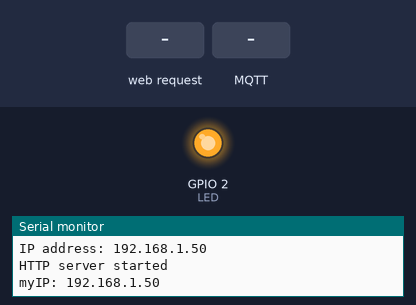
Bench run of a sketch on a simulated ESP8266 (NodeMCU). Shown: output pins drawn as LEDs (lit = HIGH), the last lines printed to the serial monitor. The inputs (shaded band) are chosen by the test bench. WiFi joins after 1.5 s; servers stay silent unless stated; no MQTT or app messages arrive unless stated.

Above: at 2.7 s.
2.8 s: HTTP request GET /ledOff received
At 3.8 s:
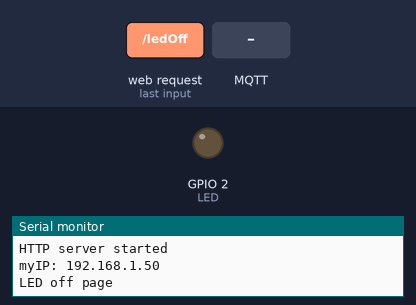
4.3 s: MQTT message "ledOn" arrives on the first subscribed topic
At 5.2 s:
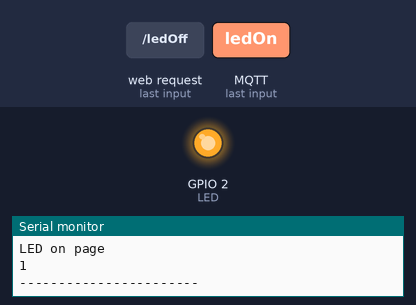
7.3 s: MQTT message "ledOff" arrives on the first subscribed topic
At 8.5 s:
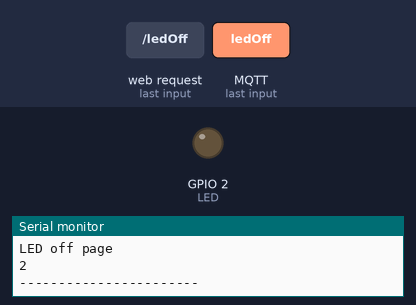
8.8 s: HTTP request GET /ledOn received
At 9.6 s:
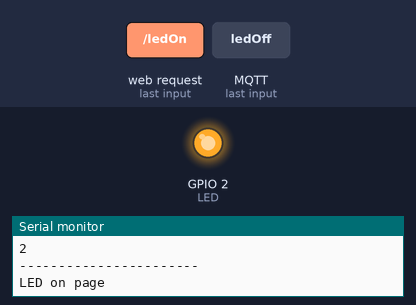
Timing chart, 0 to 11.8 s (numbered marks = the images above; inputs shaded):
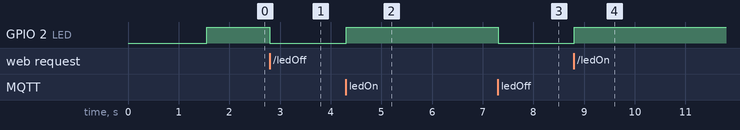

The sketch:

mqttWebserver.ino
```cpp
#include <ESP8266WiFi.h>
#include <PubSubClient.h>
#include <WiFiClient.h>
#include <WiFiClientSecure.h>
#include <ESP8266WebServer.h>
//
//const char* ssid = "Tesla IoT";
//const char* password = "fsL6HgjN";

const char* ssid = "ZyXEL NBG-418N v2";
const char* password = "XJKUN47796";

const char* mqttServer = "m13.cloudmqtt.com";
//const int mqttPort = 16110;//standard mqtt port SSL = 26110 en websockets port(TLS only) = 36110
const int mqttPort = 26110;
const char* mqttUser = "umoogjgo";
const char* mqttPassword = "OamdgsvzmmOu";
//const char* fingerprint = "06 21 0c a8 11 8d 20 6a 86 79 e9 9f 93 53 c5 41 df 36 2f cf";
bool ledBool = false;
bool ldrBool = false;
int analogValue = 0;
int sensorMin = 1023;        // minimum sensor value
int sensorMax = 0;           // maximum sensor value
String myIP;

//WiFiClient espClient;
WiFiClientSecure espClient;
PubSubClient client(espClient);

String stringOne;

//---------------------------------------------------------------
//Our HTML webpage contents in program memory
const char MAIN_page[] PROGMEM = R"=====(
<!DOCTYPE html>
<html>
<body>
<center>
<h1>WiFi LED on off Buttons </h1><br> //led ON & OFF buttons html
Click to turn <a href="ledOff">LED OFF</a><br>
Click to turn <a href="ledOn">LED ON</a><br>
<hr>

<h2>LDR  on off Buttons </h2><br>  //LDR ON & OFF buttons html
Click to turn <a href="ldrOff">LDR OFF</a><br>
Click to turn <a href="ldrOn">LDR ON</a><br>
<hr>
</center>

</body>
</html>
)=====";
//---------------------------------------------------------------

#define LED 2  //D4 --> LED/relay/lamp
#define LDRPin A0 // analoog pin A0 LDR

//Globale object van esp8266webserver klas maken
ESP8266WebServer server(80); //Server on port 80

// handleRoot wordt gebruikt wanneer je de IP invoert in een browser

void handleRoot() {
 Serial.println("You called root page");
 String s = MAIN_page; //HTML inhoud lezen
 server.send(200, "text/html", s); //Webpage sturen
}

void handleLEDon() {
 Serial.println("LED on page");
 digitalWrite(LED,HIGH);
 server.send(200, "text/html", "LED is ON");
}

void handleLEDoff() {
 Serial.println("LED off page");
 digitalWrite(LED,LOW); //LED off
 server.send(200, "text/html", "LED is OFF");
}

void handleLDRon(){ //LDR ON methode
 Serial.println("LDR on page");
 bool ldrBool = true;
 server.send(200, "text/html", "LDR is ON");
}

void handleLDRoff(){ //LDROff functie
 Serial.println("LDR on page");
 bool ldrBool = false;
 server.send(200, "text/html", "LDR is OFF");
 digitalWrite(LED,LOW); //LED off
}

void callback(char* topic, byte* payload, unsigned int length) {
  String a;
  myIP = WiFi.localIP().toString(); //lokale ip addres in String converten en die vervolgens in myIP zetten
  Serial.println("myIP: " + myIP);
  char __myIP[sizeof(myIP)+3]; // +3 voor de 3 puntjes in IP adres (voorbeeld 145.24.238.62), maar telt voor WiFi.localIP niet.
  myIP.toCharArray(__myIP,sizeof(__myIP));
  Serial.print("Message arrived in topic: ");
  Serial.println(topic);

  Serial.print("Message:");
  for (int i = 0; i < length; i++) {
    Serial.print((char)payload[i]);
    a = String(a + (char)payload[i]);

     if(a == "ledOn"){
    Serial.println ("Lamp is aan");
    handleLEDon();
    Serial.println(1);
   }
  if( a == "ledOff"){
    Serial.println("-----------------------");
    Serial.println("lamp is uit");
    handleLEDoff();
    Serial.println(2);
    }
   if(a == "ldrOn"){
    Serial.println("-----------------------");
    Serial.println ("LDR is nu in gebruik");
    ldrBool = true;
   }
  if(a == "ldrOff"){
    Serial.println ("LDR is niet in gebruik");
    ldrBool = false;
    }
  if(a == __myIP){
    Serial.println("Hello from the other side");
    client.publish("connection",__myIP);
    if(ledBool == true){
      client.publish("server/on","On");
    }
    else{
      client.publish("server/on","Off");
    }
  }
  if(a == "LDR"){
    if(ldrBool == true){
      ldrBool = false;
    }
    else ldrBool = true;
    }
  }
  Serial.println();
  Serial.println("-----------------------");
 }

 void loopDaLDR(){
  analogValue = analogRead(LDRPin); // waarde uitlezen van LDR en die vervolgens gelijk stellen aan analogvalue. analogvalue heeft nu de waarde van ldr
  analogValue = map(analogValue, sensorMin, sensorMax, 0, 255);
  analogValue = constrain(analogValue, 0, 255);
  Serial.println("LDR active");
  Serial.println(analogValue);
  delay(500);
  if (analogValue >= 200){
    digitalWrite(LED,HIGH);
    delay(1000);
  }
  else if (analogValue <= 75){
    digitalWrite(LED,LOW);
    delay(1000);
   }
}

void setup() {
  stringOne= String ("ledOn");
  Serial.begin(115200);

  WiFi.begin(ssid, password);

  while (WiFi.status() != WL_CONNECTED) {
    delay(500);
    Serial.println("Connecting to WiFi..");
  }
  Serial.println("Connected to the WiFi network");

  client.setServer(mqttServer, mqttPort);
  client.setCallback(callback);

  while (!client.connected()) {
    Serial.println("Connecting to MQTT...");

    if (client.connect("ESP8266Client", mqttUser, mqttPassword )) {

      Serial.println("connected");

    } else {

      Serial.print("failed with state ");
      Serial.print(client.state());
      delay(2000);

    }


  //Onboard LED port Direction output
  pinMode(LED,OUTPUT);
  //Power on LED state off
  digitalWrite(LED,HIGH);

  // Wait for connection
  while (WiFi.status() != WL_CONNECTED) {
    delay(500);
    Serial.print(".");
  }

  //Dit wordt uitgeprint als WiFi verbonden wordt
  Serial.println("");
  Serial.print("Connected to ");
  Serial.println(ssid);
  Serial.print("IP address: ");
  Serial.println(WiFi.localIP());  //IP address van ESP

  server.on("/", handleRoot);      //Which routine to handle at root location. This is display page
  server.on("/ledOn", handleLEDon); //as Per  <a href="ledOn">, Subroutine to be called
  server.on("/ledOff", handleLEDoff);
  server.begin();                  //Start server
  Serial.println("HTTP server started");

  }
  myIP = WiFi.localIP().toString(); //lokale ip addres in String converten en die vervolgens in myIP zetten
  Serial.println("myIP: " + myIP);
  char __myIP[sizeof(myIP)+3]; // +3 voor de 3 puntjes in IP adres (voorbeeld 145.24.238.62), maar telt voor WiFi.localIP niet.
  myIP.toCharArray(__myIP,sizeof(__myIP));

  client.publish("esp/test", "Hello from ESP8266"); //stuur een message naar topic esp/test
  client.subscribe("esp/test"); //luister naar binnen komende berichten van topic esp/test
  client.subscribe("esp/connected"); // luisteren naar esp/connected
  client.subscribe("esp/on");
  client.subscribe(__myIP); //subscribe naar eigen ip
  client.publish("connection",__myIP);// publish IP naar topic connection ( die is verbonden met de server)
  client.publish("addDatabaseName","light");
  client.publish("addDatabaseIP",__myIP);
}


void loop() {
  client.loop();
   server.handleClient();          //Handle client requests
   if (ldrBool == true){
    loopDaLDR();
    }
}
```

Measured:
- after the input at 2.8 s, GPIO 2 (LED): HIGH → LOW at once
- after the input at 4.3 s, GPIO 2 (LED): LOW → HIGH at once
- after the input at 7.3 s, GPIO 2 (LED): HIGH → LOW at once
- after the input at 8.8 s, GPIO 2 (LED): LOW → HIGH at once
